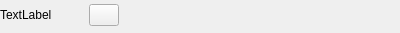
<?xml version="1.0" encoding="UTF-8"?>
<ui version="4.0">
 <class>ColorButtonEntity</class>
 <widget class="QWidget" name="ColorButtonEntity">
  <property name="geometry">
   <rect>
    <x>0</x>
    <y>0</y>
    <width>400</width>
    <height>33</height>
   </rect>
  </property>
  <property name="maximumSize">
   <size>
    <width>16777215</width>
    <height>35</height>
   </size>
  </property>
  <property name="windowTitle">
   <string>Form</string>
  </property>
  <layout class="QGridLayout" name="gridLayout_2">
   <property name="leftMargin">
    <number>0</number>
   </property>
   <property name="topMargin">
    <number>0</number>
   </property>
   <property name="rightMargin">
    <number>0</number>
   </property>
   <property name="bottomMargin">
    <number>3</number>
   </property>
   <property name="horizontalSpacing">
    <number>3</number>
   </property>
   <property name="verticalSpacing">
    <number>5</number>
   </property>
   <item row="0" column="0">
    <layout class="QGridLayout" name="gridLayout">
     <property name="horizontalSpacing">
      <number>9</number>
     </property>
     <item row="0" column="1">
      <widget class="ColorButton" name="colorButton">
       <property name="maximumSize">
        <size>
         <width>30</width>
         <height>16777215</height>
        </size>
       </property>
       <property name="text">
        <string/>
       </property>
       <property name="flat">
        <bool>false</bool>
       </property>
      </widget>
     </item>
     <item row="0" column="0">
      <widget class="QLabel" name="label">
       <property name="minimumSize">
        <size>
         <width>80</width>
         <height>0</height>
        </size>
       </property>
       <property name="text">
        <string>TextLabel</string>
       </property>
      </widget>
     </item>
     <item row="0" column="2">
      <spacer name="horizontalSpacer">
       <property name="orientation">
        <enum>Qt::Horizontal</enum>
       </property>
       <property name="sizeHint" stdset="0">
        <size>
         <width>40</width>
         <height>20</height>
        </size>
       </property>
      </spacer>
     </item>
    </layout>
   </item>
  </layout>
 </widget>
 <customwidgets>
  <customwidget>
   <class>ColorButton</class>
   <extends>QPushButton</extends>
   <header>colorbutton.h</header>
  </customwidget>
 </customwidgets>
 <resources/>
 <connections/>
</ui>
